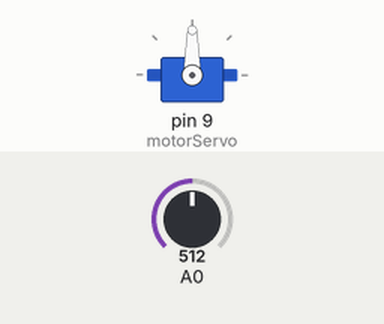
Simulated run of this sketch. Board: Arduino Uno, built with avr-gcc and run on an emulated ATmega328P. Shown: servo. The test bench sets the inputs (shaded band); at power-on: A0 = 512.

Above: at 1.2 s.
1.3 s: A0 set to 716
At 2.4 s:
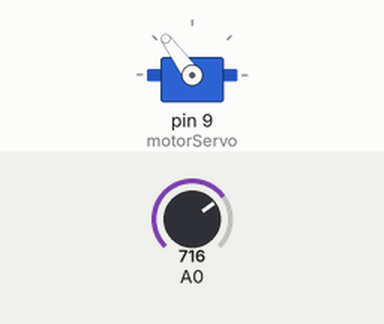
2.8 s: A0 set to 900
At 3.3 s:
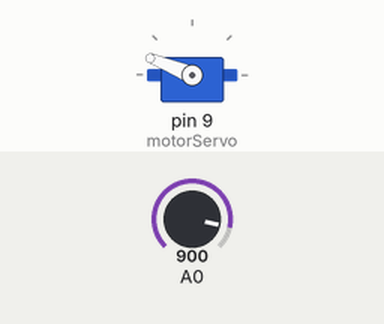
4.3 s: A0 set to 1023
At 4.7 s:
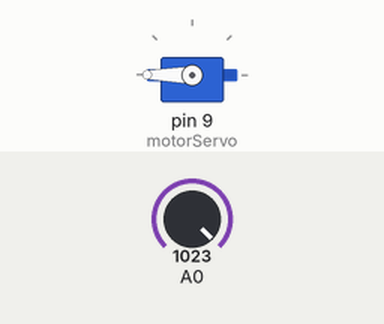
5.8 s: A0 set to 306
At 6.7 s:
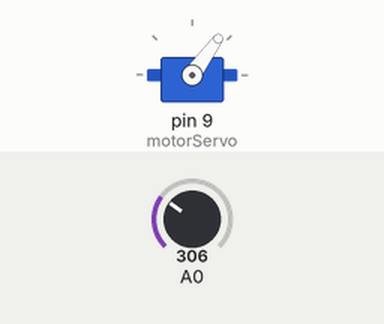
7.3 s: A0 set to 122
At 8.2 s:
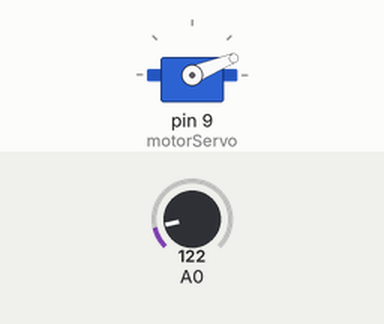
8.8 s: A0 set to 511
At 10.2 s:
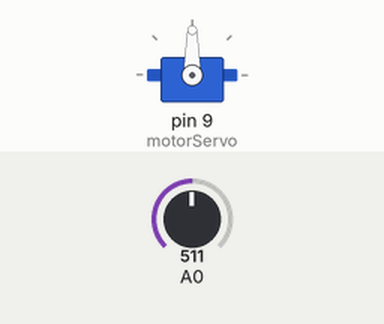
Timing chart, 0 to 11.3 s (numbered marks = the images above; inputs shaded):
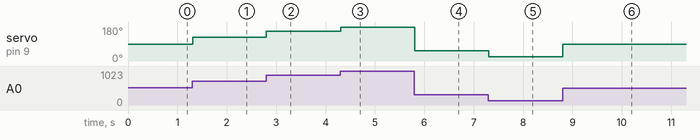

The sketch:

TP1B_punto_D.ino
```cpp
//  Controlar la posición del eje del servomotor mediante un potenciómetro.

#include <Servo.h>
Servo motorServo;

int pos, z;
int velocidad = 15;

void setup() {
  motorServo.attach(9);
}

void loop() {
  pos = analogRead(A0);
  z = map(pos, 1, 1023, 1, 180);
  motorServo.write(z);
  delay(15);
}
```

Measured:
- after the input at 1.3 s, servo on pin 9 (motorServo): 90° → 126° at once
- after the input at 2.8 s, servo on pin 9 (motorServo): 126° → 158° at once
- after the input at 4.3 s, servo on pin 9 (motorServo): 158° → 180° at once
- after the input at 5.8 s, servo on pin 9 (motorServo): 180° → 54° at once
- after the input at 7.3 s, servo on pin 9 (motorServo): 54° → 22° at once
- after the input at 8.8 s, servo on pin 9 (motorServo): 22° → 90° at once
